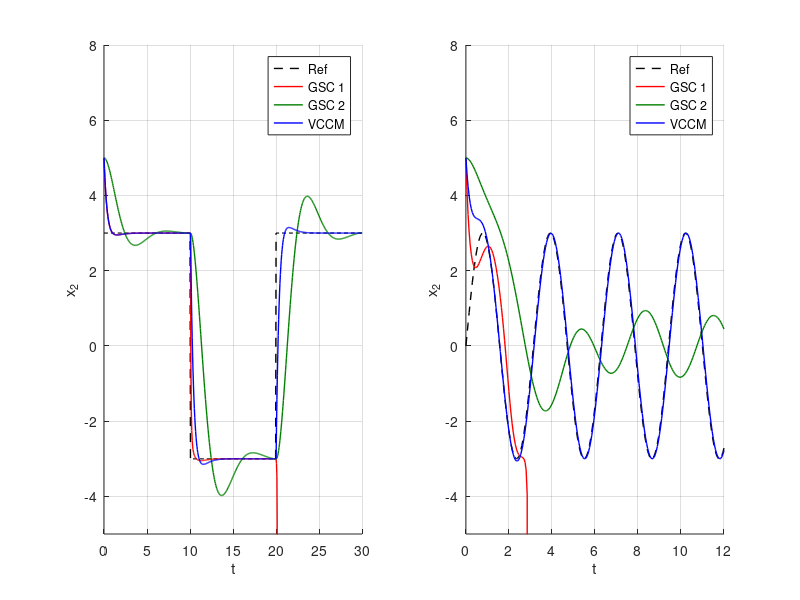

Source code (MATLAB):
%% Example 4:
%  dynamics: dx1/dt=-x1-x2+r, dx2/dt=1-exp(-x2)+u
%
function main
lw=1; 
ts=0.05; T=30; tm=0:ts:T; r=0*tm; L=length(tm); x=zeros(2,L);
for k=1:L
    if tm(k) <= 10 || tm(k) >= 20
            r(k)=3;
        else
            r(k)=-3;
    end
end
figure(1); 
subplot(121); hold on
plot(tm,r,'k--','linewidth',lw);
for i=1:3
    x(:,1)=[0;5];
    for k=1:L-1
        x(:,k+1)=rk45(ts,@(t,x)dyn(t,x,r(k),0,i),x(:,k));
    end
    switch i
        case 1
            c=[1, 0, 0];
        case 2
            c=[0,0.5,0];
        case 3
            c=[0, 0, 1];
    end
    plot(tm,x(2,:),'color',c,'linewidth',lw);
end
xlim([0,T]); ylim([-5,8]); grid on
xlabel('t'); ylabel('x_2');
legend('Ref','GSC 1', 'GSC 2', 'VCCM');

q=2;
ts=0.05; T=12; tm=0:ts:T; r=3*sin(q*tm); dr=q*3*cos(q*tm); L=length(tm); x=zeros(2,L);
subplot(122); hold on
plot(tm,r,'k--','linewidth',lw);
for i=1:3
    x(:,1)=[0;5];
    for k=1:L-1
        x(:,k+1)=rk45(ts,@(t,x)dyn(t,x,r(k),dr(k),i),x(:,k));
    end
    switch i
        case 1
            c=[1, 0, 0];
        case 2
            c=[0,0.5,0];
        case 3
            c=[0, 0, 1];
    end
    plot(tm,x(2,:),'color',c,'linewidth',lw);
end
xlim([0,T]); ylim([-5,8]); grid on
xlabel('t'); ylabel('x_2');
legend('Ref','GSC 1', 'GSC 2', 'VCCM');

savefig('example4.fig');
end

function dx=dyn(t,x,r,dr,i)
x1=x(1); x2=x(2); 
switch i
    case 1
        u=exp(-r)-1+x1-(3+exp(-r))*(x2-r);
    case 2
        u=x1+exp(-x2)-1;
    case 3
        u=dr+x1-3*(x2-r)+exp(-x2)-1;
end
dx=[-x1-x2+r; 1-exp(-x2)+u];
end

function x1=rk45(tau,model,x0)
k1=tau*model(0,x0);
k2=tau*model(tau/2,x0+k1/2);
k3=tau*model(tau/2,x0+k2/2);
k4=tau*model(tau,x0+k3);
x1=x0+(k1+2*k2+2*k3+k4)/6;
end